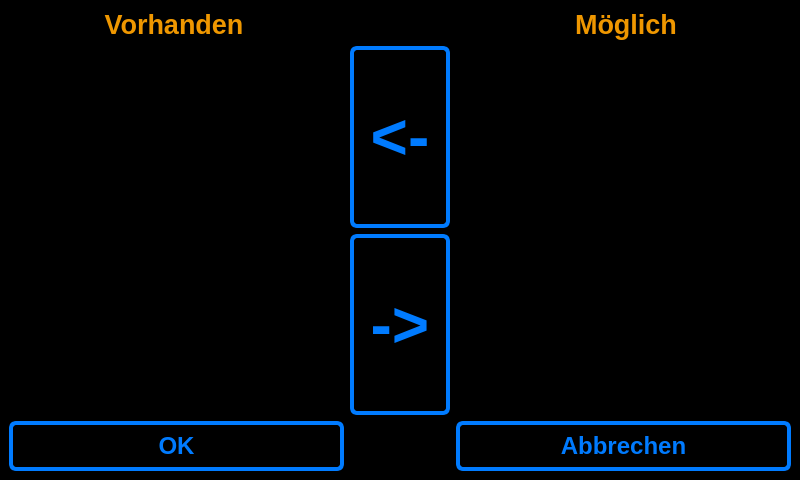
<?xml version="1.0" encoding="UTF-8"?>
<ui version="4.0">
 <class>available</class>
 <widget class="QMainWindow" name="available">
  <property name="geometry">
   <rect>
    <x>0</x>
    <y>0</y>
    <width>800</width>
    <height>480</height>
   </rect>
  </property>
  <property name="minimumSize">
   <size>
    <width>800</width>
    <height>480</height>
   </size>
  </property>
  <property name="maximumSize">
   <size>
    <width>800</width>
    <height>480</height>
   </size>
  </property>
  <property name="windowTitle">
   <string>Verfügbare Zutaten auswählen</string>
  </property>
  <property name="styleSheet">
   <string notr="true">QWidget
{
	color: rgb(0, 123, 255);	
	background-color: rgb(0, 0, 0);

}

QWidget:item:selected
{
	color: rgb(239, 151, 0);
    border: 1px solid rgb(239, 151, 0);
	/*color: rgb(255, 255, 255);	
	background-color: rgb(0, 123, 255);	*/
}

QTabWidget::pane {
    border: 1px solid  rgb(97, 97, 97);
    top: 1px;
}

.QMessageBox {font-size: 16pt}

QPushButton {
	background-color: rgb(0, 0, 0);
	color: (0, 123, 255);
    border-width: 4px;
	border-color: rgb(0, 123, 255);
	border-style: solid;
	border-radius: 7;
	padding: 3px;
	padding-left: 5px;
	padding-right: 5px;
}

QPushButton:pressed
{
	color: rgb(239, 151, 0);	
	border-color: rgb(239, 151, 0);
}


#LAvailable {
	color: rgb(239, 151, 0);
}

#LPossible{
	color: rgb(239, 151, 0);
}</string>
  </property>
  <widget class="QWidget" name="centralwidget">
   <layout class="QVBoxLayout" name="verticalLayout_2">
    <item>
     <layout class="QHBoxLayout" name="horizontalLayout_3">
      <item>
       <widget class="QLabel" name="LAvailable">
        <property name="minimumSize">
         <size>
          <width>330</width>
          <height>0</height>
         </size>
        </property>
        <property name="maximumSize">
         <size>
          <width>330</width>
          <height>16777215</height>
         </size>
        </property>
        <property name="font">
         <font>
          <pointsize>20</pointsize>
          <weight>75</weight>
          <bold>true</bold>
         </font>
        </property>
        <property name="text">
         <string>&lt;html&gt;&lt;head/&gt;&lt;body&gt;&lt;p&gt;&lt;span style=&quot; color:#ef9700;&quot;&gt;Vorhanden&lt;/span&gt;&lt;/p&gt;&lt;/body&gt;&lt;/html&gt;</string>
        </property>
        <property name="alignment">
         <set>Qt::AlignCenter</set>
        </property>
       </widget>
      </item>
      <item>
       <spacer name="horizontalSpacer_2">
        <property name="orientation">
         <enum>Qt::Horizontal</enum>
        </property>
        <property name="sizeHint" stdset="0">
         <size>
          <width>40</width>
          <height>20</height>
         </size>
        </property>
       </spacer>
      </item>
      <item>
       <widget class="QLabel" name="LPossible">
        <property name="minimumSize">
         <size>
          <width>330</width>
          <height>0</height>
         </size>
        </property>
        <property name="maximumSize">
         <size>
          <width>330</width>
          <height>16777215</height>
         </size>
        </property>
        <property name="font">
         <font>
          <pointsize>20</pointsize>
          <weight>75</weight>
          <bold>true</bold>
         </font>
        </property>
        <property name="text">
         <string>&lt;html&gt;&lt;head/&gt;&lt;body&gt;&lt;p&gt;&lt;span style=&quot; color:#ef9700;&quot;&gt;Möglich&lt;/span&gt;&lt;/p&gt;&lt;/body&gt;&lt;/html&gt;</string>
        </property>
        <property name="alignment">
         <set>Qt::AlignCenter</set>
        </property>
       </widget>
      </item>
     </layout>
    </item>
    <item>
     <layout class="QHBoxLayout" name="horizontalLayout_2">
      <item>
       <widget class="QListWidget" name="LWVorhanden">
        <property name="font">
         <font>
          <pointsize>20</pointsize>
         </font>
        </property>
        <property name="styleSheet">
         <string notr="true"> QScrollBar:vertical {
     border: 1px solid rgb(97, 97, 97);
     background: rgb(0, 0, 0);
     width: 30px;
     margin: 31px 0 31px 0;
 }
 QScrollBar::handle:vertical {
     background: rgb(0, 0, 0);
 }
 QScrollBar::add-line:vertical {
     border: 1px solid rgb(97, 97, 97);
     background: rgb(0, 0, 0);
     height: 30px;
     subcontrol-position: bottom;
     subcontrol-origin: margin;
 }

 QScrollBar::sub-line:vertical {
     border: 1px solid rgb(97, 97, 97);
     background: rgb(0, 0, 0);
     height: 30px;
     subcontrol-position: top;
     subcontrol-origin: margin;
 }

 QScrollBar::up-arrow:vertical, QScrollBar::down-arrow:vertical {
   	 width: 10px;
     height: 10px;
     background: rgb(0, 123, 255);
 }</string>
        </property>
        <property name="horizontalScrollBarPolicy">
         <enum>Qt::ScrollBarAlwaysOff</enum>
        </property>
        <property name="selectionBehavior">
         <enum>QAbstractItemView::SelectItems</enum>
        </property>
        <property name="sortingEnabled">
         <bool>true</bool>
        </property>
       </widget>
      </item>
      <item>
       <layout class="QVBoxLayout" name="verticalLayout">
        <item>
         <widget class="QPushButton" name="PBAdd">
          <property name="minimumSize">
           <size>
            <width>100</width>
            <height>160</height>
           </size>
          </property>
          <property name="maximumSize">
           <size>
            <width>200</width>
            <height>200</height>
           </size>
          </property>
          <property name="font">
           <font>
            <pointsize>48</pointsize>
            <weight>75</weight>
            <bold>true</bold>
           </font>
          </property>
          <property name="text">
           <string>&lt;-</string>
          </property>
         </widget>
        </item>
        <item>
         <widget class="QPushButton" name="PBRemove">
          <property name="minimumSize">
           <size>
            <width>100</width>
            <height>160</height>
           </size>
          </property>
          <property name="maximumSize">
           <size>
            <width>200</width>
            <height>200</height>
           </size>
          </property>
          <property name="font">
           <font>
            <pointsize>48</pointsize>
            <weight>75</weight>
            <bold>true</bold>
           </font>
          </property>
          <property name="text">
           <string>-&gt;</string>
          </property>
         </widget>
        </item>
       </layout>
      </item>
      <item>
       <widget class="QListWidget" name="LWAlle">
        <property name="font">
         <font>
          <pointsize>20</pointsize>
         </font>
        </property>
        <property name="styleSheet">
         <string notr="true"> QScrollBar:vertical {
     border: 1px solid rgb(97, 97, 97);
     background: rgb(0, 0, 0);
     width: 30px;
     margin: 31px 0 31px 0;
 }
 QScrollBar::handle:vertical {
     background: rgb(0, 0, 0);
 }
 QScrollBar::add-line:vertical {
     border: 1px solid rgb(97, 97, 97);
     background: rgb(0, 0, 0);
     height: 30px;
     subcontrol-position: bottom;
     subcontrol-origin: margin;
 }

 QScrollBar::sub-line:vertical {
     border: 1px solid rgb(97, 97, 97);
     background: rgb(0, 0, 0);
     height: 30px;
     subcontrol-position: top;
     subcontrol-origin: margin;
 }

 QScrollBar::up-arrow:vertical, QScrollBar::down-arrow:vertical {
   	 width: 10px;
     height: 10px;
     background: rgb(0, 123, 255);
 }</string>
        </property>
        <property name="horizontalScrollBarPolicy">
         <enum>Qt::ScrollBarAlwaysOff</enum>
        </property>
        <property name="selectionBehavior">
         <enum>QAbstractItemView::SelectItems</enum>
        </property>
        <property name="sortingEnabled">
         <bool>true</bool>
        </property>
       </widget>
      </item>
     </layout>
    </item>
    <item>
     <layout class="QHBoxLayout" name="horizontalLayout_4">
      <item>
       <widget class="QPushButton" name="PBOk_2">
        <property name="minimumSize">
         <size>
          <width>335</width>
          <height>50</height>
         </size>
        </property>
        <property name="maximumSize">
         <size>
          <width>340</width>
          <height>16777215</height>
         </size>
        </property>
        <property name="font">
         <font>
          <pointsize>18</pointsize>
          <weight>75</weight>
          <bold>true</bold>
         </font>
        </property>
        <property name="text">
         <string>OK</string>
        </property>
       </widget>
      </item>
      <item>
       <spacer name="horizontalSpacer">
        <property name="orientation">
         <enum>Qt::Horizontal</enum>
        </property>
        <property name="sizeHint" stdset="0">
         <size>
          <width>40</width>
          <height>20</height>
         </size>
        </property>
       </spacer>
      </item>
      <item>
       <widget class="QPushButton" name="PBAbbruch_2">
        <property name="minimumSize">
         <size>
          <width>335</width>
          <height>50</height>
         </size>
        </property>
        <property name="maximumSize">
         <size>
          <width>340</width>
          <height>16777215</height>
         </size>
        </property>
        <property name="font">
         <font>
          <pointsize>18</pointsize>
          <weight>75</weight>
          <bold>true</bold>
         </font>
        </property>
        <property name="text">
         <string>Abbrechen</string>
        </property>
       </widget>
      </item>
     </layout>
    </item>
   </layout>
  </widget>
 </widget>
 <resources/>
 <connections/>
</ui>
